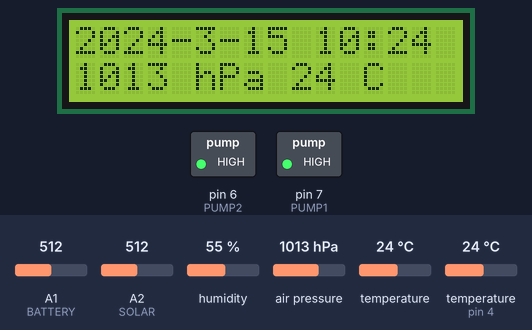
This sketch was run on a simulated Arduino Uno, built with avr-gcc and run on an emulated ATmega328P. On the bench: 16×2 character LCD, switched loads named in the sketch (green lamp = pin HIGH). The test bench sets the inputs (shaded band); at power-on: humidity 55 %, air pressure 1013 hPa, A2 (SOLAR) = 512, temperature 24 °C, A1 (BATTERY) = 512, temperature (sensor on pin 4) 24 °C. The local clock reads 2024-03-15 10:24:30 at power-on unless the sketch sets it; storage starts empty.

Above: at 1.2 s.
1.3 s: humidity set to 22 %
At 4.6 s:
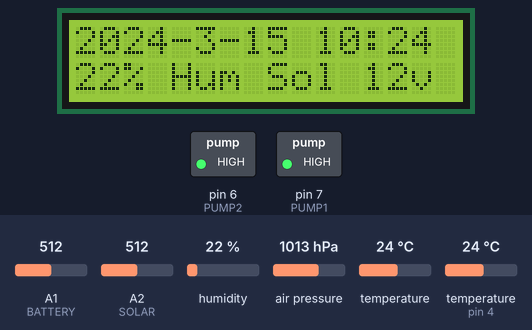
7.6 s: air pressure set to 952 hPa
At 10.3 s:
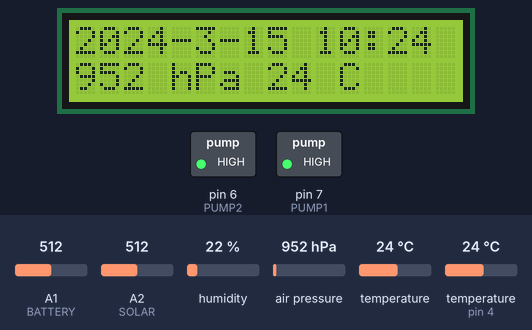
13.6 s: A2 (SOLAR) set to 716
At 21.2 s:
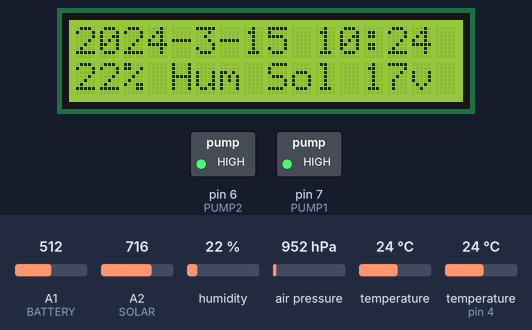
21.3 s: temperature (sensor 0) set to 12 °C
At 27.6 s:
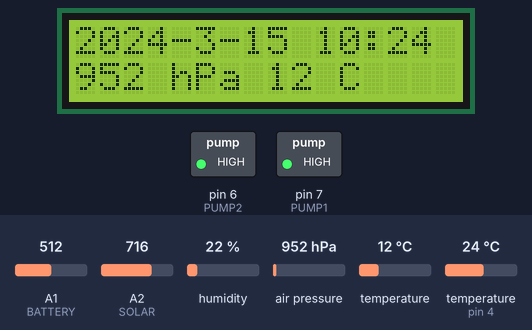
28.6 s: humidity set to 40 %
At 31.2 s:
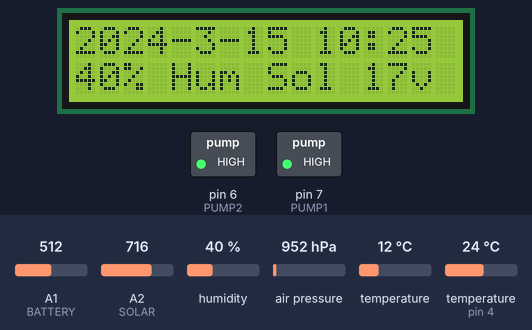
34.6 s: A2 (SOLAR) set to 992
At 40.4 s:
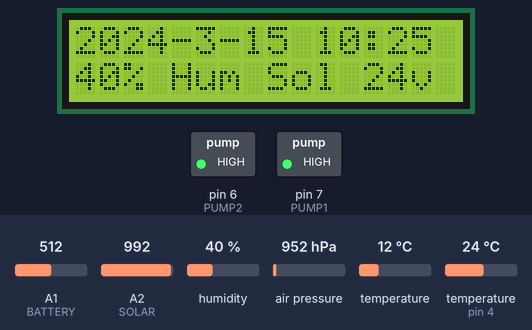
Timing chart, 0 to 41.9 s (numbered marks = the images above; inputs shaded):
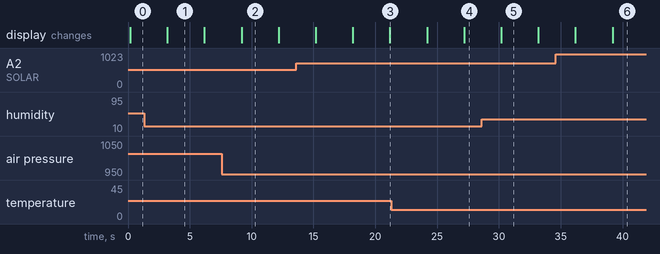

Measured:
- what the display in image 1 shows lasts 3.0 s, from 3.2 s to 6.2 s

The sketch:

logshield.ino
```cpp
#include <Wire.h>
#include "RTClib.h"
#include <Adafruit_Sensor.h>
#include <Adafruit_BMP085_U.h>
#include "DHT.h"
#include <Streaming.h>
#include <SD.h>
#include <LiquidCrystal_I2C.h>

#define INPUT3 A0
#define BATTERY A1
#define SOLAR A2
#define SDA A4
#define SCL A5

#define DHTPIN 4     // DHT 22 data pin
#define  PUMP2 6
#define  PUMP1 7

#define CS 10  // SD card chip select
#define MOSI 11
#define MISO 12
#define SCK  13

#define BAUD   9600

Adafruit_BMP085_Unified bmp = Adafruit_BMP085_Unified(10085); //set up barometric
DHT dht(DHTPIN, DHT22);
//Real time clock object
RTC_DS1307 rtc;
// Set the LCD I2C address
LiquidCrystal_I2C lcd(0x27, 2, 1, 0, 4, 5, 6, 7, 3, POSITIVE);


float get_pressure(){
  sensors_event_t event;
  bmp.getEvent(&event);
  return event.pressure;
}

float get_temperature(){
    float temperature;
    sensors_event_t event;
    bmp.getEvent(&event);
    bmp.getTemperature(&temperature);
    return temperature;
}

float get_solar(){
  int raw = analogRead(SOLAR);
  //Serial << raw << endl;
  return raw *5.0/206.0;
 }

float get_battery(){
  int raw = analogRead(BATTERY);
  //Serial << raw << endl;
  //return raw *5.0/206.0;
  return 12.0;
 }

void isotime() {
     DateTime nw = rtc.now();
     int s = nw.second();
     lcd << nw.year()  << '-' << nw.month()  << '-' << nw.day()    << " ";
     lcd << nw.hour()  << ':' << nw.minute();
}

void log(DateTime nw, float pressure,float temperature,float humidity,float solar){
     //log to file and serial (set to false to not log)
    File dataFile = SD.open("datalog.txt", FILE_WRITE);
    if (dataFile && true) {
      dataFile << nw.year()  << '-' << nw.month()  << '-' << nw.day()    << ' ';
      dataFile << nw.hour()  << ':' << nw.minute() << ':' << nw.second() << ',';
      dataFile << pressure   << ',' << humidity    << ',' << temperature << ',';
      dataFile << solar      <<  endl;  //',' << battery     << endl;
      dataFile.close();
      // print the serial port too:
    }  else  {
    lcd << "error opening datalog.txt" << endl; }
}

void measure(){
  static int row = 0;
  int pressure = get_pressure();
  int temperature = get_temperature();
  int humidity = dht.readHumidity();
  int solar = get_solar();
  int battery = get_battery();
  lcd.clear();
  lcd.setCursor(0,0);
  isotime();
  lcd.setCursor(0,1);
  switch(row)
  {
  case 0:
    lcd << pressure  << " hPa " << temperature << " C";
    row = 1;
    break;
  case 1:
    lcd << humidity <<"% Hum Sol " << solar << "v";
    row =2;
    break;
  case 2:
    lcd << "Bat "<< battery << " v";
    row = 0;
   }

  log( rtc.now(),pressure,temperature,humidity,solar);
}

void action ( DateTime &nw, int act, int hr, int mn, int dur) {
  long mins = nw.hour()*60 + nw.minute();
  int tm = hr*60 + mn;
  int  flag =  ((mins > tm) && mins < (tm + dur))?LOW:HIGH;


  switch(act) {
   case PUMP1:
       digitalWrite(PUMP1,flag);
       //lcd << "Pump1" << digitalRead(PUMP1) << endl;
       break;
    case PUMP2:
         digitalWrite(PUMP2,flag);
       break;
  }
}

void setup() {

   Serial.begin(BAUD);
   Wire.begin();
   dht.begin();

   bmp.begin();
   SD.begin(CS);
   lcd.begin(16,2);         // initialize the lcd for 20 chars 4 lines and turn on backlight
   rtc.begin();
   if (! rtc.isrunning()) {
     lcd << "RTC is NOT running!";
     rtc.adjust(DateTime(F(__DATE__), F(__TIME__)));
   }

   //pinMode(13,OUTPUT);
   pinMode(SOLAR, INPUT);
   pinMode(BATTERY, INPUT);
   pinMode(PUMP1, OUTPUT);
   pinMode(PUMP2,OUTPUT);
   digitalWrite(PUMP1,HIGH);
   digitalWrite(PUMP2,HIGH);

   //lcd << "Date, Time, Barometric,Temperature,humidity,solar\n";
}


void loop(void) {
  static long ml = millis();

  if (millis() > ml) {
        measure();
        DateTime nw = rtc.now();
        action(nw, PUMP1, 22, 04, 5);
        action(nw, PUMP2, 10, 11, 10 );
        ml += 3000;
  }

}
```
